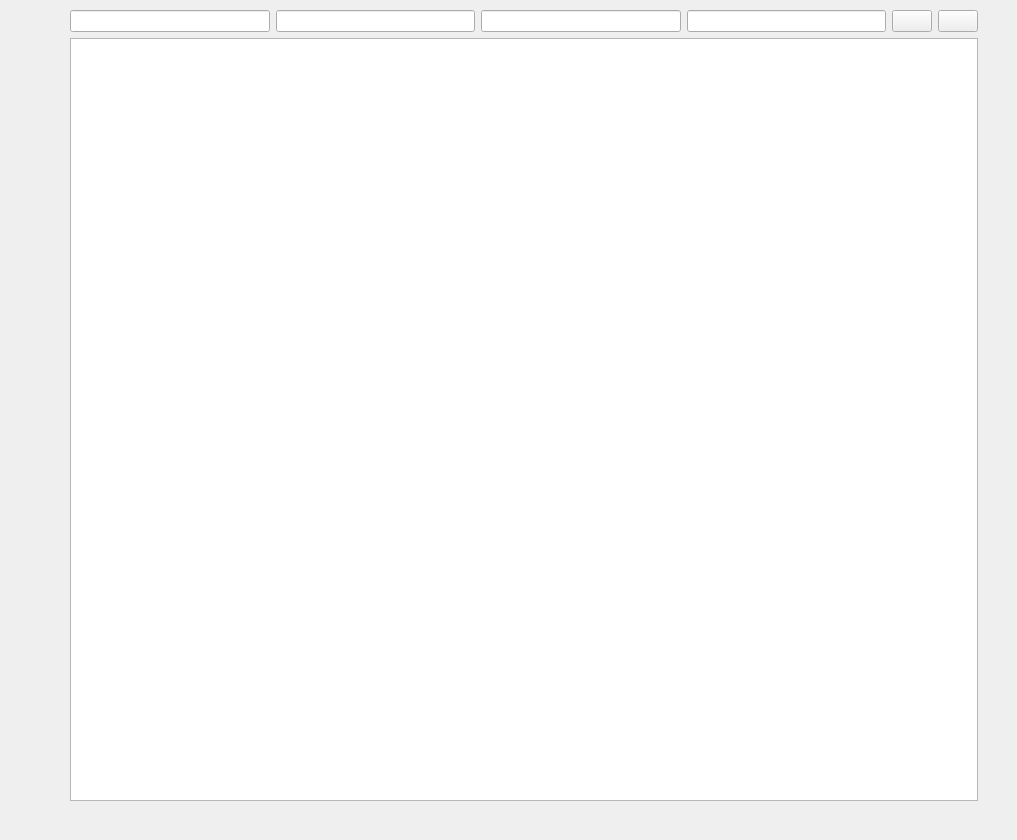
<?xml version="1.0" encoding="UTF-8"?>
<ui version="4.0">
 <class>home</class>
 <widget class="QWidget" name="home">
  <property name="geometry">
   <rect>
    <x>0</x>
    <y>0</y>
    <width>1017</width>
    <height>840</height>
   </rect>
  </property>
  <property name="windowTitle">
   <string>Form</string>
  </property>
  <widget class="QWidget" name="verticalLayoutWidget">
   <property name="geometry">
    <rect>
     <x>70</x>
     <y>10</y>
     <width>908</width>
     <height>791</height>
    </rect>
   </property>
   <layout class="QVBoxLayout" name="verticalLayout">
    <item>
     <layout class="QHBoxLayout" name="horizontalLayout">
      <item>
       <widget class="QLineEdit" name="lineEdit_Aname"/>
      </item>
      <item>
       <widget class="QLineEdit" name="lineEdit_Alevel"/>
      </item>
      <item>
       <widget class="QLineEdit" name="lineEdit_date"/>
      </item>
      <item>
       <widget class="QLineEdit" name="lineEdit_num"/>
      </item>
      <item>
       <widget class="QPushButton" name="pushButton_complete">
        <property name="text">
         <string/>
        </property>
        <property name="icon">
         <iconset>
          <normaloff>../res/completed.png</normaloff>../res/completed.png</iconset>
        </property>
       </widget>
      </item>
      <item>
       <widget class="QPushButton" name="pushButton_todo">
        <property name="text">
         <string/>
        </property>
        <property name="icon">
         <iconset>
          <normaloff>../res/todo-list-o.png</normaloff>../res/todo-list-o.png</iconset>
        </property>
       </widget>
      </item>
     </layout>
    </item>
    <item>
     <widget class="QListWidget" name="listWidget"/>
    </item>
   </layout>
  </widget>
 </widget>
 <resources/>
 <connections/>
</ui>
